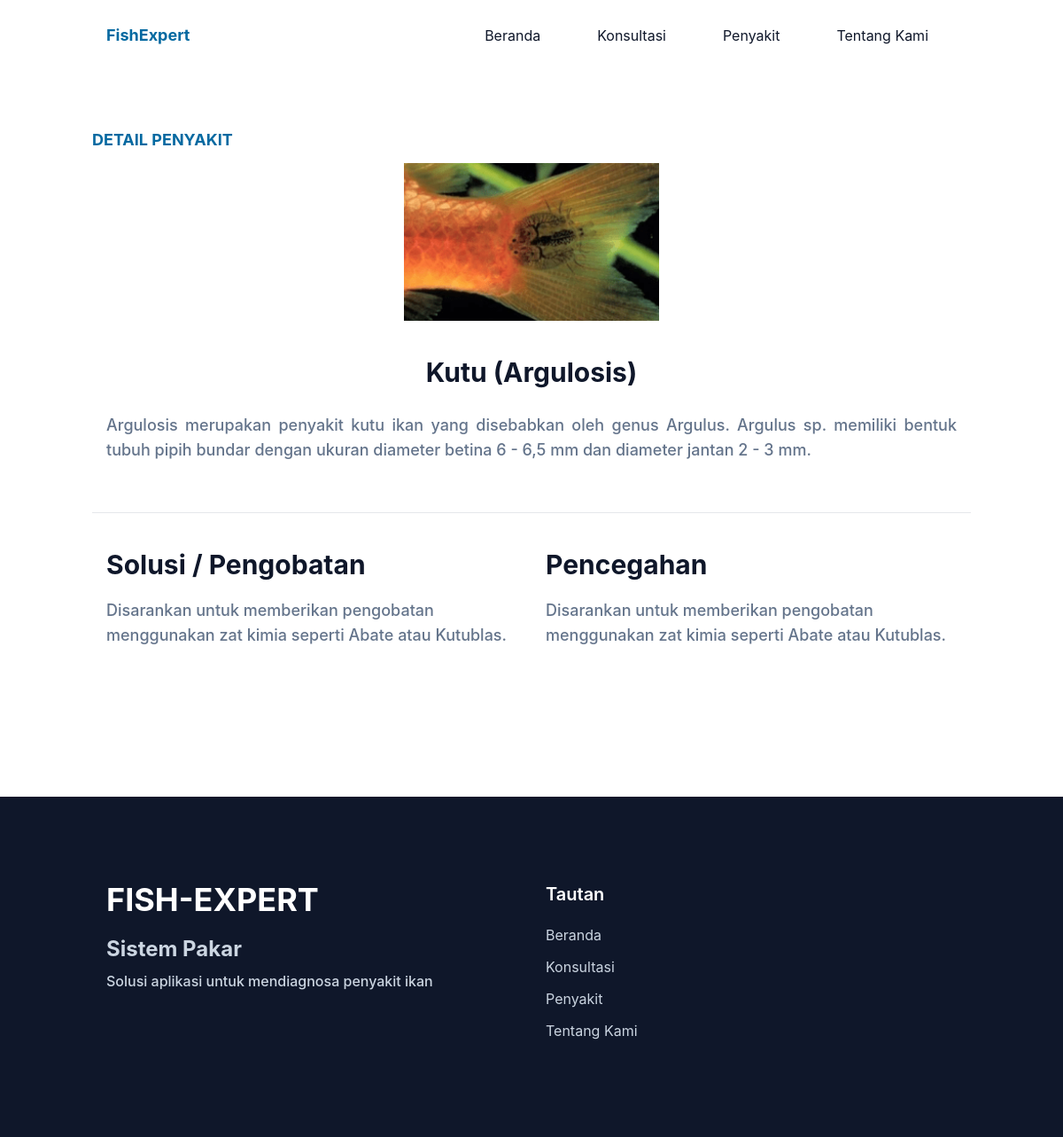
The page /detail.php?kdpenyakit=P1 on the database its author committed.
### tables this page shows
CREATE TABLE `tb_penyakit` (
  `id` int(11) NOT NULL,
  `kdpenyakit` varchar(3) DEFAULT NULL,
  `nama_penyakit` varchar(100) DEFAULT NULL,
  `definisi` text DEFAULT NULL,
  `solusi` text NOT NULL,
  `pencegahan` text NOT NULL,
  `gambar` varchar(100) NOT NULL
);

### detail.php (the view, shortened to what this page needs)
<?php
    if(isset($_GET['kdpenyakit'])){
        $kdpenyakit    =$_GET['kdpenyakit'];
    }
    else {
        die ("Error. No ID Selected!");
    }
    include "koneksi.php";
    $query    =mysqli_query($koneksi, "SELECT * FROM tb_penyakit WHERE kdpenyakit='$kdpenyakit'");
    $result    =mysqli_fetch_array($query);
?>
<!DOCTYPE html>
<html lang="en">
  <head>
    <link href="dist/output.css" rel="stylesheet" />
  </head>
  <body>
    <header class="bg-transparent absolute top-0 left-0 w-full flex items-center z-10">
      <div class="container">
        <div class="flex items-center justify-between relative">
          <div class="px-4">
            <a href="./index.php" class="font-bold text-lg text-primary block py-6"
              >FishExpert</a
            >
          </div>
          <div class="flex items-center px-4">
            <nav
              id="nav-menu"
              class="hidden absolute py-5 bg-white shadow-lg rounded-lg max-w-[250px] w-full right-4 top-full lg:block lg:static lg:bg-transparent lg:max-w-full lg:shadow-none lg:rounded-none"
            >
              <ul class="block lg:flex">
                <li class="group">
                  <a
                    href="./index.php"
                    class="text-base text-dark py-2 mx-8 flex group-hover:text-primary"
                    >Beranda</a
                  >
                </li>
                <li class="group">
                  <a
                    href="./konsultasi.php"
                    class="text-base text-dark py-2 mx-8 flex group-hover:text-primary"
                    >Konsultasi</a
                  >
                </li>
                <li class="group">
                  <a
                    href="./penyakit.php"
                    class="text-base text-dark py-2 mx-8 flex group-hover:text-primary"
                    >Penyakit</a
                  >
                </li>
                <li class="group">
                  <a
                    href="./about.php" id="about"
                    class="text-base text-dark py-2 mx-8 flex group-hover:text-primary"
                    >Tentang Kami</a
                  >
                </li>
              </ul>
            </nav>
          </div>
        </div>
      </div>
    </header>
    <section id="detail" class="pt-36 pb-32">
      <div class="container">
      <h4 class="font-bold uppercase text-primary text-lg mb-3">
              DETAIL PENYAKIT
            </h4>
        <div class="flex flex-wrap">
          <div class="w-full px-4 flex justify-center items-center mb-10">
            <img src="./dist/img/thumb/<?= $result["gambar"]; ?>" width="30%" height="30%" alt="">
          </div>
          <div class="w-full px-4 flex justify-center items-center mb-2">
            <h2 class="font-bold text-dark text-3xl mb-5 max-w-md">
            <?= $result["nama_penyakit"]; ?>
            </h2>
          </div>
          <div class="w-full px-4 flex justify-center items-center mb-4">
            <p class="font-medium text-base text-secondary text-justify max-w-2xl lg:text-lg">
            <?= $result["definisi"]; ?>
            </p>
          </div>
        </div>
        <hr class="mb-10 mt-10">
        <div class="flex flex-wrap">
        <div class="w-full px-4 mb-10 lg:w-1/2">
            <h2 class="font-bold text-dark text-3xl mb-5 max-w-md lg:text-2xl">
            Solusi / Pengobatan
            </h2>
            <p class="font-medium text-base text-secondary max-w-xl lg:text-lg">
            <?= $result["solusi"]; ?>
            </p>
          </div>
          <div class="w-full px-4 mb-10 lg:w-1/2">
            <h2 class="font-bold text-dark text-3xl mb-5 max-w-md lg:text-2xl">
            Pencegahan
            </h2>
            <p class="font-medium text-base text-secondary max-w-xl lg:text-lg">
            <?= $result["solusi"]; ?>
            </p>
          </div>
        </div>
      </div>
    </section>
    <footer class="bg-dark pt-24 pb-12">
      <div class="container">
        <div class="flex flex-wrap">
          <div class="w-full px-4 mb-12 text-slate-300 font-medium md:w-1/2">
            <h2 class="font-bold text-4xl text-white mb-5">FISH-EXPERT</h2>
            <h3 class="font-bold text-2xl mb-2">Sistem Pakar</h3>
            <p>Solusi aplikasi untuk mendiagnosa penyakit ikan</p>
          </div>
          <div class="w-full px-4 mb-12 md:w-1/2">
            <h3 class="font-semibold text-xl text-white mb-5">Tautan</h3>
            <ul class="text-slate-300">
              <li>
                <a
                  href="index.php"
                  class="inline-block text-base hover:text-primary mb-3"
                  >Beranda</a
                >
              </li>
              <li>
                <a
                  href="konsultasi.php"
                  class="inline-block text-base hover:text-primary mb-3"
                  >Konsultasi</a
                >
              </li>
              <li>
                <a
                  href="penyakit.php"
                  class="inline-block text-base hover:text-primary mb-3"
                  >Penyakit</a
                >
              </li>
              <li>
                <a
                  href="index.php"
                  class="inline-block text-base hover:text-primary mb-3"
                  >Tentang Kami</a
                >
              </li>
            </ul>
          </div>
        </div>
      </div>
    </footer>
  </body>
</html>

### rows shown on the page
tb_penyakit: gambar (picture), nama_penyakit "Kutu (Argulosis)", definisi "Argulosis merupakan penyakit kutu ikan yang disebabkan oleh genus Argulus. Argulus sp. memiliki bentuk tubuh pipih bundar dengan ukuran diameter betina 6 - 6,5 mm dan diameter jantan 2 - 3 mm.", solusi "Disarankan untuk memberikan pengobatan menggunakan zat kimia seperti Abate atau Kutublas."
